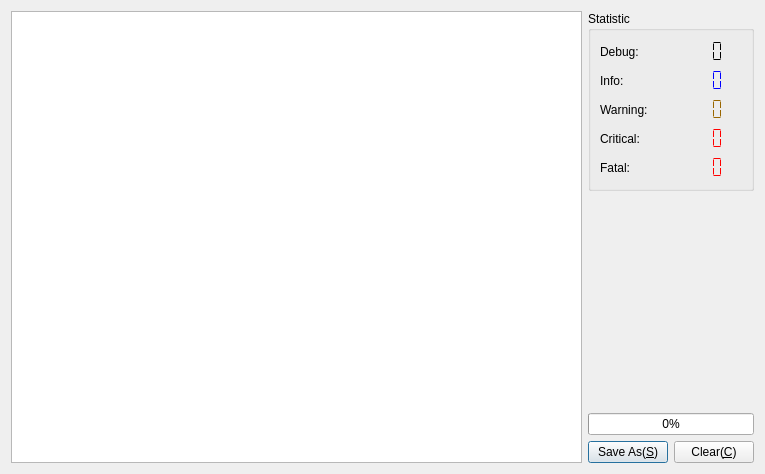
<?xml version="1.0" encoding="UTF-8"?>
<ui version="4.0">
 <class>LogDialog</class>
 <widget class="QDialog" name="LogDialog">
  <property name="geometry">
   <rect>
    <x>0</x>
    <y>0</y>
    <width>765</width>
    <height>474</height>
   </rect>
  </property>
  <property name="windowTitle">
   <string>Logs</string>
  </property>
  <property name="windowIcon">
   <iconset resource="../res.qrc">
    <normaloff>:/icon/log.png</normaloff>:/icon/log.png</iconset>
  </property>
  <layout class="QHBoxLayout" name="horizontalLayout_2">
   <item>
    <widget class="QTableView" name="logView">
     <property name="sizeAdjustPolicy">
      <enum>QAbstractScrollArea::AdjustToContents</enum>
     </property>
     <property name="editTriggers">
      <set>QAbstractItemView::NoEditTriggers</set>
     </property>
     <property name="selectionMode">
      <enum>QAbstractItemView::SingleSelection</enum>
     </property>
     <property name="selectionBehavior">
      <enum>QAbstractItemView::SelectRows</enum>
     </property>
     <attribute name="horizontalHeaderStretchLastSection">
      <bool>true</bool>
     </attribute>
     <attribute name="verticalHeaderStretchLastSection">
      <bool>false</bool>
     </attribute>
    </widget>
   </item>
   <item>
    <layout class="QVBoxLayout" name="verticalLayout">
     <item>
      <widget class="QGroupBox" name="statisticBox">
       <property name="title">
        <string>Statistic</string>
       </property>
       <layout class="QFormLayout" name="formLayout">
        <item row="0" column="0">
         <widget class="QLabel" name="debugLabel">
          <property name="text">
           <string>Debug:</string>
          </property>
         </widget>
        </item>
        <item row="0" column="1">
         <widget class="QLCDNumber" name="debugCount">
          <property name="frameShape">
           <enum>QFrame::NoFrame</enum>
          </property>
          <property name="segmentStyle">
           <enum>QLCDNumber::Flat</enum>
          </property>
         </widget>
        </item>
        <item row="1" column="0">
         <widget class="QLabel" name="infoLabel">
          <property name="text">
           <string>Info:</string>
          </property>
         </widget>
        </item>
        <item row="1" column="1">
         <widget class="QLCDNumber" name="infoCount">
          <property name="styleSheet">
           <string notr="true">color:#00F</string>
          </property>
          <property name="frameShape">
           <enum>QFrame::NoFrame</enum>
          </property>
          <property name="segmentStyle">
           <enum>QLCDNumber::Flat</enum>
          </property>
         </widget>
        </item>
        <item row="2" column="0">
         <widget class="QLabel" name="warningLabel">
          <property name="text">
           <string>Warning:</string>
          </property>
         </widget>
        </item>
        <item row="2" column="1">
         <widget class="QLCDNumber" name="warningCount">
          <property name="styleSheet">
           <string notr="true">color:#996600
</string>
          </property>
          <property name="frameShape">
           <enum>QFrame::NoFrame</enum>
          </property>
          <property name="segmentStyle">
           <enum>QLCDNumber::Flat</enum>
          </property>
         </widget>
        </item>
        <item row="3" column="0">
         <widget class="QLabel" name="criticalLabel">
          <property name="text">
           <string>Critical:</string>
          </property>
         </widget>
        </item>
        <item row="3" column="1">
         <widget class="QLCDNumber" name="criticalCount">
          <property name="styleSheet">
           <string notr="true">color:#F00</string>
          </property>
          <property name="frameShape">
           <enum>QFrame::NoFrame</enum>
          </property>
          <property name="segmentStyle">
           <enum>QLCDNumber::Flat</enum>
          </property>
         </widget>
        </item>
        <item row="4" column="0">
         <widget class="QLabel" name="fatalLabel">
          <property name="text">
           <string>Fatal:</string>
          </property>
         </widget>
        </item>
        <item row="4" column="1">
         <widget class="QLCDNumber" name="fatalCount">
          <property name="styleSheet">
           <string notr="true">color:#F00</string>
          </property>
          <property name="frameShape">
           <enum>QFrame::NoFrame</enum>
          </property>
          <property name="segmentStyle">
           <enum>QLCDNumber::Flat</enum>
          </property>
         </widget>
        </item>
       </layout>
      </widget>
     </item>
     <item>
      <spacer name="verticalSpacer">
       <property name="orientation">
        <enum>Qt::Vertical</enum>
       </property>
       <property name="sizeHint" stdset="0">
        <size>
         <width>20</width>
         <height>40</height>
        </size>
       </property>
      </spacer>
     </item>
     <item>
      <widget class="QProgressBar" name="exportProgress">
       <property name="enabled">
        <bool>true</bool>
       </property>
       <property name="sizePolicy">
        <sizepolicy hsizetype="Minimum" vsizetype="Fixed">
         <horstretch>0</horstretch>
         <verstretch>0</verstretch>
        </sizepolicy>
       </property>
       <property name="value">
        <number>0</number>
       </property>
      </widget>
     </item>
     <item>
      <layout class="QHBoxLayout" name="horizontalLayout">
       <item>
        <widget class="QPushButton" name="saveBtn">
         <property name="text">
          <string>Save As(&amp;S)</string>
         </property>
        </widget>
       </item>
       <item>
        <widget class="QPushButton" name="clearBtn">
         <property name="text">
          <string>Clear(&amp;C)</string>
         </property>
        </widget>
       </item>
      </layout>
     </item>
    </layout>
   </item>
  </layout>
 </widget>
 <resources>
  <include location="../res.qrc"/>
 </resources>
 <connections/>
</ui>
